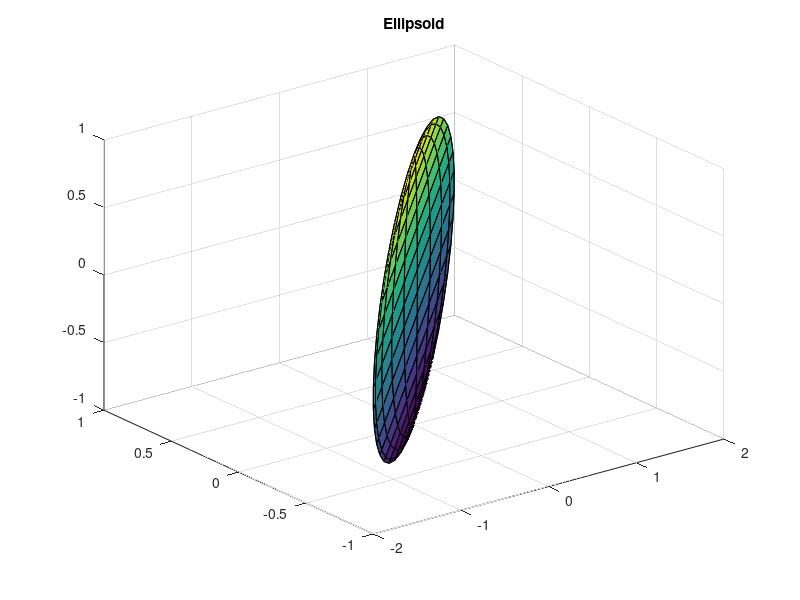

This chart was generated by the following MATLAB code:
%x = a*cos(phi)*cos(theta)
%y = b*cos(phi)*cos(theta)
%z = b*sin(phi)
% a is radius along the x-axis
% b is radius a long the y- and z-axis
%plot an ellipsoid of revolution for a= 2 and b = 1

clear;
clc;

a = 2;
b = 1;
n=20;
theta = linspace(-pi,pi,n);
phi = linspace(-pi/2,pi/2,n);

[theta,phi] = meshgrid(theta,phi);

%convert to x,y,z values
x = a*cos(phi).*cos(theta);
y = b*cos(phi).*cos(theta);
z = b*sin(phi);

%plot
figure
surf(x,y,z);
title('\bfEllipsoid');

